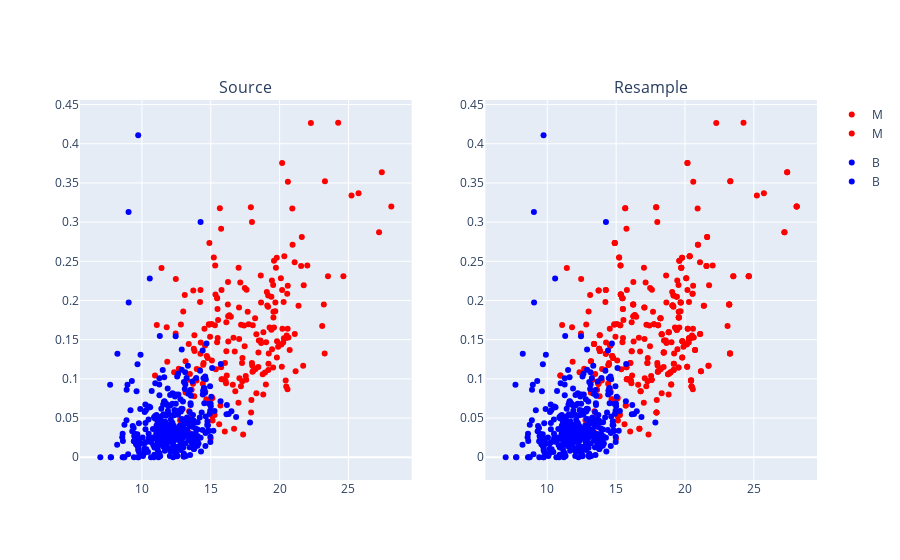

Source (notebook cell):
### Code cell
figure_func()

### Figure 1 — Plotly figure (JSON) as saved in the notebook; plotly's stock layout.template omitted (floating-point values rounded to 4 significant figures; data arrays with more than 128 entries replaced by an {"elided": "..."} marker saying what was removed)
{"data": [{"hovertemplate": "Diagnosis=M<br>Mean Radius=%{x}<br>Mean Concavity=%{y}<extra></extra>", "legendgroup": "M", "marker": {"color": "red", "symbol": "circle"}, "mode": "markers", "name": "M", "orientation": "v", "showlegend": true, "type": "scatter", "x": {"elided": "212 float values"}, "xaxis": "x", "y": {"elided": "212 float values"}, "yaxis": "y"}, {"hovertemplate": "Diagnosis=B<br>Mean Radius=%{x}<br>Mean Concavity=%{y}<extra></extra>", "legendgroup": "B", "marker": {"color": "blue", "symbol": "circle"}, "mode": "markers", "name": "B", "orientation": "v", "showlegend": true, "type": "scatter", "x": {"elided": "357 float values"}, "xaxis": "x", "y": {"elided": "357 float values"}, "yaxis": "y"}, {"hovertemplate": "Target=M<br>Mean Radius=%{x}<br>Mean Concavity=%{y}<extra></extra>", "legendgroup": "M", "marker": {"color": "red", "symbol": "circle"}, "mode": "markers", "name": "M", "orientation": "v", "showlegend": true, "type": "scatter", "x": {"elided": "357 float values"}, "xaxis": "x2", "y": {"elided": "357 float values"}, "yaxis": "y2"}, {"hovertemplate": "Target=B<br>Mean Radius=%{x}<br>Mean Concavity=%{y}<extra></extra>", "legendgroup": "B", "marker": {"color": "blue", "symbol": "circle"}, "mode": "markers", "name": "B", "orientation": "v", "showlegend": true, "type": "scatter", "x": {"elided": "357 float values"}, "xaxis": "x2", "y": {"elided": "357 float values"}, "yaxis": "y2"}], "layout": {"annotations": [{"font": {"size": 16}, "showarrow": false, "text": "Source", "x": 0.225, "xanchor": "center", "xref": "paper", "y": 1, "yanchor": "bottom", "yref": "paper"}, {"font": {"size": 16}, "showarrow": false, "text": "Resample", "x": 0.775, "xanchor": "center", "xref": "paper", "y": 1, "yanchor": "bottom", "yref": "paper"}], "xaxis": {"anchor": "y", "domain": [0, 0.45]}, "xaxis2": {"anchor": "y2", "domain": [0.55, 1]}, "yaxis": {"anchor": "x", "domain": [0, 1]}, "yaxis2": {"anchor": "x2", "domain": [0, 1]}}}
